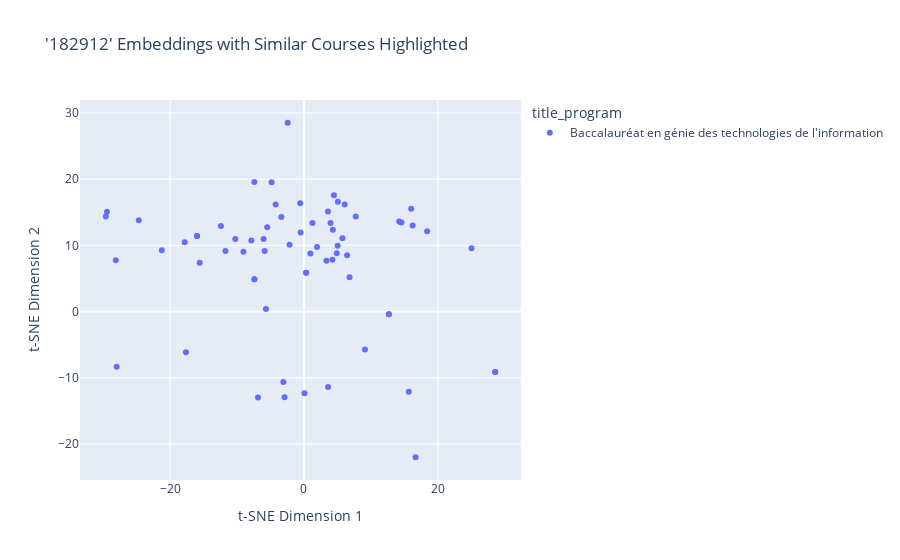

Notebook code cell kept with this figure:
### Code cell
# Example usage
program_id_to_query = '182912'
text_input = "DevOps"

try:
    similar_combinations = find_similar_combinations_within_program(
        program_id=program_id_to_query,
        text_input=text_input,
        n_neighbors=5
    )

    queried_program = combined_df[combined_df['programId'] == program_id_to_query].iloc[0]
    for combo in similar_combinations:
        print(f"- Course: {combo['course_title']} (ID: {combo['course_id']}), "
              f"Cycle: {combo['cycle']}, Distance: {combo['distance']:.4f}")
    
    # Optional: Visualize the results
    visualize_similar_combinations_within_program(program_id_to_query, text_input, n_neighbors=5)
except (IndexError, ValueError) as e:
    print(f"Error: {e}")

### Figure 1 — Plotly figure (JSON) as saved in the notebook; plotly's stock layout.template omitted (floating-point values rounded to 4 significant figures)
{"data": [{"customdata": [["Calcul différentiel et intégral"], ["Développement professionnel et santé et sécurité du travail en secteur informatique"], ["Programmation et réseautique en génie des TI"], ["Intégrité intellectuelle"], ["Règles de base en santé et sécurité"], ["Chimie et matériaux"], ["Rédaction technique et communication en génie des TI"], ["Introduction au génie des TI"], ["Équations différentielles"], ["Logique et mathématiques discrètes"], ["Conception orientée objet"], ["Statique et dynamique"], ["Probabilités et statistiques"], ["Algèbre linéaire et géométrie de l’espace"], ["Analyse et conception de logiciels"], ["Électricité et magnétisme"], ["Structures de données et algorithmes"], ["Traitement des signaux audiovisuels"], ["Conception et évaluation des interfaces utilisateurs"], ["Physique des ondes"], ["Encadrement de la profession et éthique professionnelle"], ["Imagerie numérique"], ["Introduction à l'information quantique"], ["Programmation compétitive"], ["Bases de données multimédias"], ["Gestion de projets et assurance de la qualité"], ["Apprentissage machine quantique"], ["Réseaux de communication IP"], ["Analyse de rentabilité de projets"], ["Architecture logicielle"], ["Conception d’applications mobiles"], ["Sécurité des logiciels"], ["Réingénierie du logiciel"], ["Conception de systèmes informatiques en temps réel"], ["Systèmes intelligents et algorithmes"], ["Architectures de calculs parallèles"], ["Introduction à l'approche DevOps"], ["Principes des systèmes d’exploitation et programmation système"], ["Intergiciels pour applications distribués"], ["Ingénierie et conception de jeux vidéo"], ["Fondements des systèmes distribués"], ["Infographie"], ["Sujets émergents en génie logiciel"], ["Programmation mathématique : patrons et algorithmes efficaces"], ["Systèmes d'information dans les entreprises"], ["Environnement, technologie et société"], ["Sécurité des systèmes"], ["Technologies de développement Internet"], ["Principes et fondements de l’Internet des objets (IdO)"], ["Commerce électronique"], ["Sécurité des réseaux d'entreprise"], ["Protection des renseignements personnels"], ["Test d’intrusion"], ["Progiciels de gestion intégrée"], ["Aspects opérationnels des réseaux"], ["Interfaces utilisateurs avancées"], ["Apprentissage machine avancé"], ["Infrastructures et services infonuagiques"], ["Sujets émergents en technologie de l'information"], ["Systèmes d’applications mobiles"], ["Projets spéciaux"], ["Projet de fin d’études en génie des technologies de l’information"]], "hovertemplate": "title_program=Baccalauréat en génie des technologies de l'information<br>t-SNE Dimension 1=%{x}<br>t-SNE Dimension 2=%{y}<br>title_course=%{customdata[0]}<extra></extra>", "legendgroup": "Baccalauréat en génie des technologies de l'information", "marker": {"color": "#636efa", "symbol": "circle"}, "mode": "markers", "name": "Baccalauréat en génie des technologies de l'information", "orientation": "v", "showlegend": true, "type": "scatter", "x": [-17.82, 9.115, -6.028, 28.56, 25.03, -27.98, -3.079, 5.027, -21.23, -15.98, -7.404, -17.63, -5.676, -15.57, -5.873, -24.67, -7.855, -2.433, -3.379, -28.11, 16.67, -4.839, -29.6, -9.049, 3.358, 0.08375, -29.42, 4.463, 15.65, -6.869, 7.725, 16.01, 0.9644, -0.4974, -10.26, -12.41, 6.806, -2.149, -5.493, -0.5533, 1.26, -7.418, 1.947, -11.73, 4.249, 12.68, 14.22, 3.582, 4.314, 5.747, 14.55, 18.4, 16.23, 0.3255, 5.064, -4.227, 6.442, 3.969, 4.897, 6.083, -2.9, 3.597], "xaxis": "x", "y": [10.46, -5.742, 10.96, -9.146, 9.581, -8.332, -10.64, 9.96, 9.252, 11.41, 4.87, -6.144, 0.3777, 7.375, 9.136, 13.78, 10.74, 28.52, 14.3, 7.762, -22.01, 19.52, 14.36, 9.043, 7.657, -12.35, 15.09, 17.58, -12.1, -12.99, 14.38, 15.53, 8.776, 11.93, 10.95, 12.93, 5.191, 10.1, 12.75, 16.36, 13.39, 19.59, 9.755, 9.144, 7.812, -0.4168, 13.59, 15.13, 12.38, 11.07, 13.45, 12.13, 13.01, 5.88, 16.6, 16.18, 8.513, 13.39, 8.824, 16.18, -12.93, -11.38], "yaxis": "y"}, {"customdata": [["Intégrité intellectuelle"], ["Logique et mathématiques discrètes"], ["Conception orientée objet"], ["Environnement, technologie et société"], ["Progiciels de gestion intégrée"]], "hovertemplate": "tsne-one-combined=%{x}<br>tsne-two-combined=%{y}<br>title_course=%{customdata[0]}<extra></extra>", "legendgroup": "", "marker": {"color": "#636efa", "symbol": "circle"}, "mode": "markers", "name": "", "orientation": "v", "showlegend": false, "type": "scatter", "x": [28.56, -15.98, -7.404, 12.68, 0.3255], "xaxis": "x", "y": [-9.146, 11.41, 4.87, -0.4168, 5.88], "yaxis": "y"}], "layout": {"legend": {"title": {"text": "title_program"}, "tracegroupgap": 0}, "title": {"text": "'182912' Embeddings with Similar Courses Highlighted"}, "xaxis": {"anchor": "y", "domain": [0, 1], "title": {"text": "t-SNE Dimension 1"}}, "yaxis": {"anchor": "x", "domain": [0, 1], "title": {"text": "t-SNE Dimension 2"}}}}
